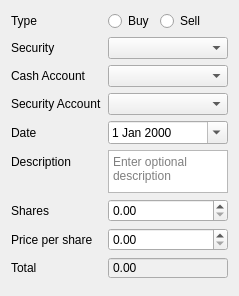
<?xml version="1.0" encoding="UTF-8"?>
<ui version="4.0">
 <class>SecurityTransactionDialog</class>
 <widget class="QDialog" name="SecurityTransactionDialog">
  <property name="windowModality">
   <enum>Qt::WindowModal</enum>
  </property>
  <property name="geometry">
   <rect>
    <x>0</x>
    <y>0</y>
    <width>239</width>
    <height>296</height>
   </rect>
  </property>
  <property name="sizePolicy">
   <sizepolicy hsizetype="Preferred" vsizetype="Preferred">
    <horstretch>0</horstretch>
    <verstretch>0</verstretch>
   </sizepolicy>
  </property>
  <property name="windowTitle">
   <string>Dialog</string>
  </property>
  <property name="locale">
   <locale language="English" country="UnitedKingdom"/>
  </property>
  <layout class="QVBoxLayout" name="verticalLayout">
   <item>
    <layout class="QFormLayout" name="formLayout">
     <item row="0" column="0">
      <widget class="QLabel" name="typeLabel">
       <property name="text">
        <string>Type</string>
       </property>
      </widget>
     </item>
     <item row="0" column="1">
      <layout class="QHBoxLayout" name="radioButtonHorizontalLayout">
       <item>
        <widget class="QRadioButton" name="buyRadioButton">
         <property name="text">
          <string>Buy</string>
         </property>
        </widget>
       </item>
       <item>
        <widget class="QRadioButton" name="sellRadioButton">
         <property name="text">
          <string>Sell</string>
         </property>
        </widget>
       </item>
       <item>
        <spacer name="horizontalSpacer">
         <property name="orientation">
          <enum>Qt::Horizontal</enum>
         </property>
         <property name="sizeHint" stdset="0">
          <size>
           <width>40</width>
           <height>20</height>
          </size>
         </property>
        </spacer>
       </item>
      </layout>
     </item>
     <item row="1" column="0">
      <widget class="QLabel" name="securityLabel">
       <property name="text">
        <string>Security</string>
       </property>
      </widget>
     </item>
     <item row="1" column="1">
      <widget class="QComboBox" name="securityComboBox"/>
     </item>
     <item row="2" column="0">
      <widget class="QLabel" name="cashAccountLabel">
       <property name="text">
        <string>Cash Account</string>
       </property>
      </widget>
     </item>
     <item row="2" column="1">
      <widget class="QComboBox" name="cashAccountComboBox">
       <property name="sizePolicy">
        <sizepolicy hsizetype="Preferred" vsizetype="Fixed">
         <horstretch>0</horstretch>
         <verstretch>0</verstretch>
        </sizepolicy>
       </property>
       <property name="editable">
        <bool>false</bool>
       </property>
       <property name="insertPolicy">
        <enum>QComboBox::NoInsert</enum>
       </property>
      </widget>
     </item>
     <item row="3" column="0">
      <widget class="QLabel" name="securityAccountLabel">
       <property name="text">
        <string>Security Account</string>
       </property>
      </widget>
     </item>
     <item row="3" column="1">
      <widget class="QComboBox" name="securityAccountComboBox"/>
     </item>
     <item row="4" column="0">
      <widget class="QLabel" name="dateLabel">
       <property name="text">
        <string>Date</string>
       </property>
      </widget>
     </item>
     <item row="4" column="1">
      <widget class="QDateEdit" name="dateEdit">
       <property name="calendarPopup">
        <bool>true</bool>
       </property>
       <property name="timeSpec">
        <enum>Qt::LocalTime</enum>
       </property>
      </widget>
     </item>
     <item row="5" column="0">
      <layout class="QVBoxLayout" name="descriptionLabelVerticalLayout">
       <item>
        <spacer name="descriptionLabelTopVerticalSpacer">
         <property name="orientation">
          <enum>Qt::Vertical</enum>
         </property>
         <property name="sizeType">
          <enum>QSizePolicy::Fixed</enum>
         </property>
         <property name="sizeHint" stdset="0">
          <size>
           <width>20</width>
           <height>5</height>
          </size>
         </property>
        </spacer>
       </item>
       <item>
        <widget class="QLabel" name="descriptionLabel">
         <property name="text">
          <string>Description</string>
         </property>
        </widget>
       </item>
       <item>
        <spacer name="descriptionLabelBottomVerticalSpacer">
         <property name="orientation">
          <enum>Qt::Vertical</enum>
         </property>
         <property name="sizeHint" stdset="0">
          <size>
           <width>20</width>
           <height>40</height>
          </size>
         </property>
        </spacer>
       </item>
      </layout>
     </item>
     <item row="6" column="0">
      <widget class="QLabel" name="sharesLabel">
       <property name="text">
        <string>Shares</string>
       </property>
      </widget>
     </item>
     <item row="6" column="1">
      <widget class="QDoubleSpinBox" name="sharesDoubleSpinBox">
       <property name="maximum">
        <double>10000000000000000.000000000000000</double>
       </property>
      </widget>
     </item>
     <item row="7" column="0">
      <widget class="QLabel" name="priceLabel">
       <property name="text">
        <string>Price per share</string>
       </property>
      </widget>
     </item>
     <item row="7" column="1">
      <widget class="QDoubleSpinBox" name="priceDoubleSpinBox">
       <property name="alignment">
        <set>Qt::AlignLeading|Qt::AlignLeft|Qt::AlignVCenter</set>
       </property>
       <property name="showGroupSeparator" stdset="0">
        <bool>true</bool>
       </property>
       <property name="maximum">
        <double>10000000000000000.000000000000000</double>
       </property>
      </widget>
     </item>
     <item row="8" column="0">
      <widget class="QLabel" name="totalLabel">
       <property name="text">
        <string>Total</string>
       </property>
      </widget>
     </item>
     <item row="5" column="1">
      <widget class="QPlainTextEdit" name="descriptionPlainTextEdit">
       <property name="sizePolicy">
        <sizepolicy hsizetype="Expanding" vsizetype="Preferred">
         <horstretch>0</horstretch>
         <verstretch>0</verstretch>
        </sizepolicy>
       </property>
       <property name="minimumSize">
        <size>
         <width>0</width>
         <height>30</height>
        </size>
       </property>
       <property name="tabChangesFocus">
        <bool>true</bool>
       </property>
       <property name="placeholderText">
        <string>Enter optional description</string>
       </property>
      </widget>
     </item>
     <item row="8" column="1">
      <widget class="QDoubleSpinBox" name="totalDoubleSpinBox">
       <property name="enabled">
        <bool>true</bool>
       </property>
       <property name="styleSheet">
        <string notr="true">background-color:rgb(240,240,240);</string>
       </property>
       <property name="readOnly">
        <bool>true</bool>
       </property>
       <property name="buttonSymbols">
        <enum>QAbstractSpinBox::NoButtons</enum>
       </property>
       <property name="maximum">
        <double>10000000000000000.000000000000000</double>
       </property>
      </widget>
     </item>
    </layout>
   </item>
   <item>
    <widget class="QDialogButtonBox" name="buttonBox">
     <property name="standardButtons">
      <set>QDialogButtonBox::NoButton</set>
     </property>
    </widget>
   </item>
  </layout>
 </widget>
 <tabstops>
  <tabstop>buyRadioButton</tabstop>
  <tabstop>sellRadioButton</tabstop>
  <tabstop>cashAccountComboBox</tabstop>
  <tabstop>dateEdit</tabstop>
  <tabstop>descriptionPlainTextEdit</tabstop>
  <tabstop>priceDoubleSpinBox</tabstop>
 </tabstops>
 <resources/>
 <connections/>
</ui>
